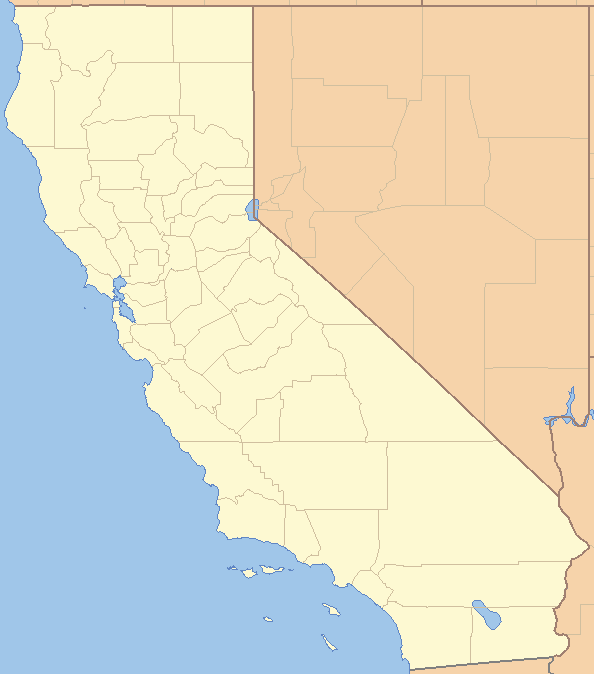
#> input picture california.png, 594 x 674 px
$ jupyter execute --allow-errors 'Regression With California Housing Dataset.ipynb'
#> lines starting #> are read from the running program, lines starting #| are printed output that depends on the picture
# Importing Necessary Libraries

[cell 1]
import numpy as np
import pandas as pd
import matplotlib.pyplot as plt
import seaborn as sns
from sklearn.model_selection import StratifiedShuffleSplit

# Loading the Datasets

[cell 2]
df = pd.read_csv('housing.csv')
#> (reads housing.csv from the repository)

[cell 3]
df.head()

# Summary Statistics

[cell 4]
df.info()

[cell 5]
df['ocean_proximity'].value_counts()

[cell 6]
df.describe()

[cell 7]
df.hist(bins = 50, figsize = (20, 16))
plt.show()
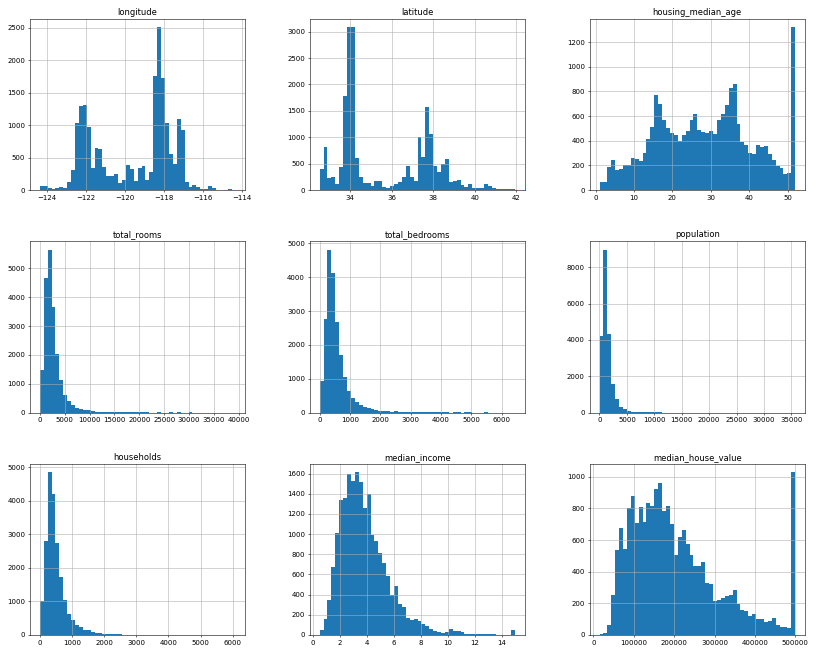
#> figure drawn by matplotlib, 9 panels; panel 1: tallest bar 2507 high, from x = -118.3 to -118.1; panel 2: tallest bar 3086 high, from x = 34.05 to 34.23; panel 3: tallest bar 1321 high, from x = 50.98 to 52; panel 4: tallest bar 5653 high, from x = 1574.7 to 2361.1

# Creating Train and Test Sets

## Stratified Sampling

[cell 8]
df['income_category'] = pd.cut(df['median_income'], bins = [0., 1.5, 3.0, 4.5, 6., np.inf], labels = [1, 2, 3, 4, 5])

[cell 9]
split = StratifiedShuffleSplit(n_splits = 1, test_size = 0.2, random_state = 21)
for train_index, test_index in split.split(df, df['income_category']):
    strat_train = df.loc[train_index]
    strat_test = df.loc[test_index]

[cell 10]
for i in (strat_train, strat_test):
    i.drop('income_category', axis = 1, inplace = True)

# Data Visualization

[cell 11]
housing = strat_train.copy()
housing_test = strat_test.copy()

## Geographical Plot

[cell 12]
import matplotlib.image as mpimg
housing.plot(kind='scatter', x = 'longitude', y = 'latitude', alpha = 0.4,
    s = housing['population']/100, label = 'Population',figsize = (18, 12),
    c = housing['median_house_value'], cmap = plt.get_cmap('jet'), colorbar=False, sharex = False)
plt.legend(fontsize=16)
plt.xlabel('Longitude', fontsize=16)
plt.ylabel('Latitude', fontsize=16)
plt.xticks(fontsize=16)
plt.yticks(fontsize=16)
image = mpimg.imread('california.png')
#> image is the input picture: shape (674, 594, 4) float32; mean R, G, B, A 0.881, 0.867, 0.787, 1
plt.imshow(image, extent=[-124.55, -113.80, 32.45, 42.05], alpha=0.5, cmap=plt.get_cmap('jet'))
prices = housing["median_house_value"]
tick_values = np.linspace(prices.min(), prices.max(), 11)
cbar = plt.colorbar(ticks=tick_values/prices.max())
cbar.ax.set_yticklabels(["$%dk"%(round(v/1000)) for v in tick_values], fontsize=14)
cbar.set_label('Median House Value', fontsize=16)
plt.show()
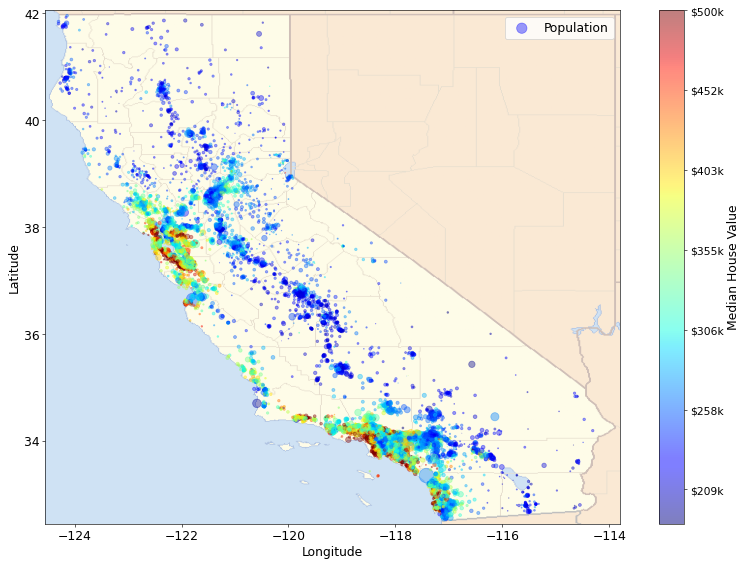
#> figure drawn by matplotlib, 2 panels

## Correlation Plots

#> (a cell that did not finish here is left out)

[cell 14]
plt.figure(figsize=(14, 8))
#> (the rest of this cell did not finish here and is left out)

[cell 15]
from pandas.plotting import scatter_matrix

[cell 16]
attributes = ['median_house_value', 'median_income', 'total_rooms', 'housing_median_age']
scatter_matrix(housing[attributes], figsize = (14, 7))
plt.show()
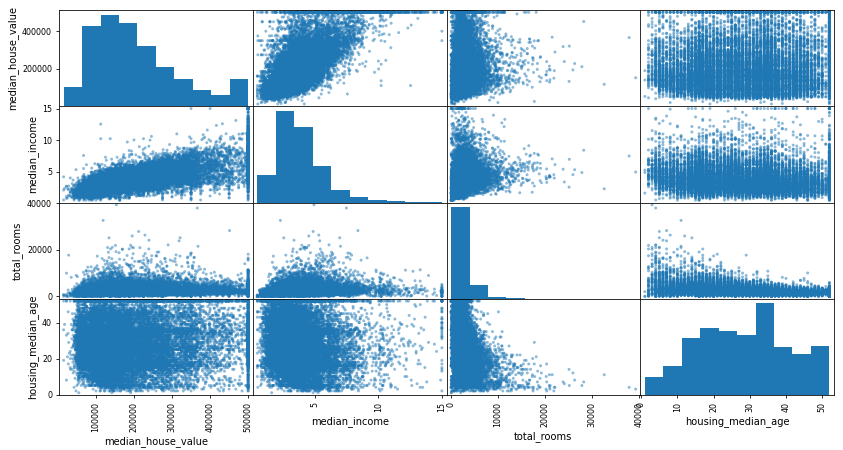
#> figure drawn by matplotlib, 16 panels; panel 1: tallest bar 3326 high, from x = 111999.4 to 160499.6; panel 6: tallest bar 5957 high, from x = 1.95 to 3.4; panel 11: tallest bar 13999 high, from x = 2 to 3933.8; panel 16: tallest bar 2886 high, from x = 31.6 to 36.7

In both the correlation plot and the scatter plot we can see the median house value is strongly correlated with the median income attribute.

[cell 17]
housing.plot(kind = 'scatter', x = 'median_income', y = 'median_house_value', figsize = (10, 6))
plt.show()
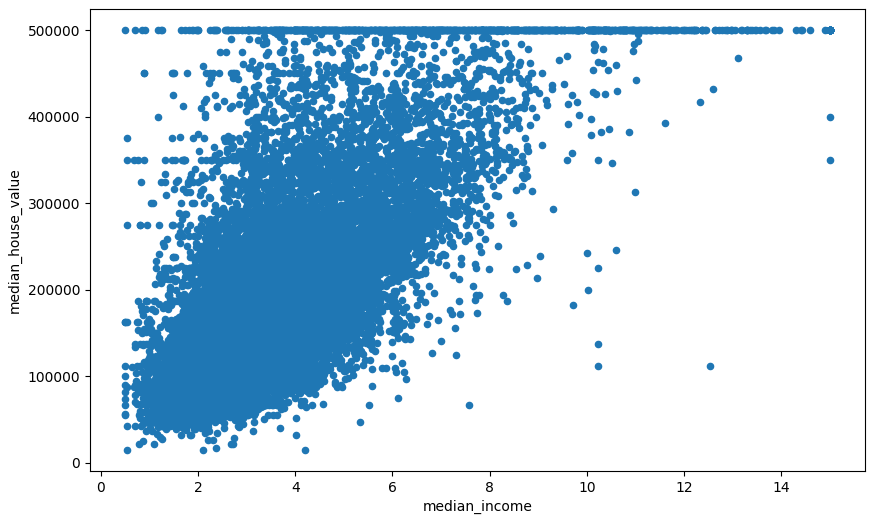
#> figure drawn by matplotlib, 1 panel
